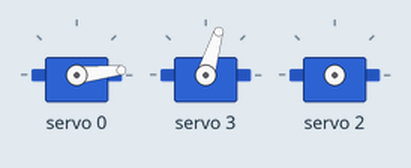
Bench run of a sketch on a simulated Arduino Uno, built with avr-gcc and run on an emulated ATmega328P. Parts: 3 × servo. What the sketch prints to the serial monitor is not drawn.

Above: at 1.28 s.
At 4.0 s:
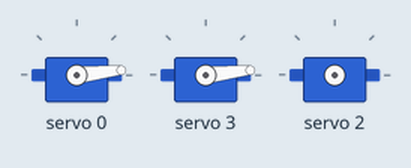
At 7.5 s:
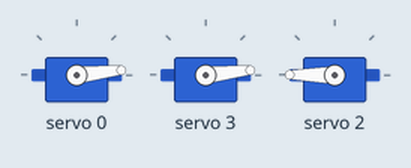
At 18.06 s:
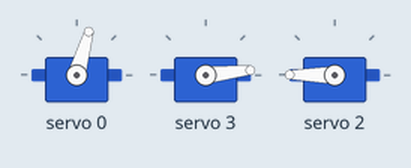
At 26.7 s:
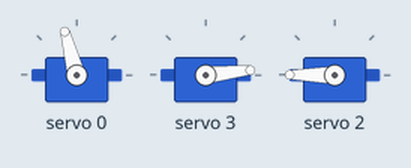
At 39.1 s:
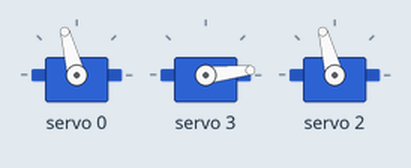
Timing chart, 0 to 40.0 s (numbered marks = the images above):
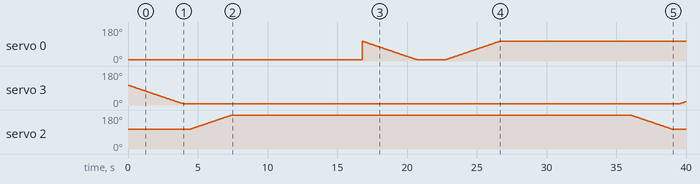

The sketch:

arduino_2.ino
```cpp
#include <Wire.h>
#include <Adafruit_PWMServoDriver.h>

#define SERVOMIN  150 // this is the 'minimum' pulse length count (out of 4096)
#define SERVOMAX  650 // this is the 'maximum' pulse length count (out of 4096)

int pos = 0;

// YunServer server;
Adafruit_PWMServoDriver pwm = Adafruit_PWMServoDriver();
// YunClient client;

void setup() {
  //Bridge.begin();           // Let's activate the Yun Bridge...
  pwm.begin();
  pwm.setPWMFreq(60);       // Analog servos run at ~60 Hz updates
  // server.listenOnLocalhost();
  // server.begin();          // Let's acrivate the Yun server...
  pwm.setPWM(0, 0, 150);
  Serial.begin(9600);
}

void loop() {
  int map_nine = map(90,0,180,SERVOMIN,SERVOMAX);

  for (pos = map_nine; pos >= SERVOMIN; pos -= 1) { // goes from 0 degrees to 180 degrees
    // in steps of 1 degree
    // third
    pwm.setPWM(3, 0, pos);              // tell servo to go to position in variable 'pos'
    //Serial.print("-");
    delay(15);                       // waits 15ms for the servo to reach the position
  }
  Serial.println("3: " + pos);
  delay(500);

  for (pos = map_nine; pos <= SERVOMAX+(SERVOMAX-SERVOMIN); pos += 1) { // goes from 0 degrees to 180 degrees
    // in steps of 1 degree
    // second.write(pos);              // tell servo to go to position in variable 'pos'
    pwm.setPWM(2, 0, pos);
    //Serial.print("-");
    delay(15);                       // waits 15ms for the servo to reach the position
  }
  Serial.println("2: " + pos);
  delay(500);

  for (pos = map_nine; pos >= SERVOMIN; pos -= 1) { // goes from 0 degrees to 180 degrees
    // in steps of 1 degree
    //first.write(pos);              // tell servo to go to position in variable 'pos'
    pwm.setPWM(0, 0, pos);
    //Serial.print("-");
    delay(15);                       // waits 15ms for the servo to reach the position
  }
  Serial.println("1: "+pos);
  delay(2000);

//----------

  for (pos = SERVOMIN; pos <= map_nine; pos += 1) { // goes from 0 degrees to 180 degrees
    // in steps of 1 degree
    // first.write(pos);              // tell servo to go to position in variable 'pos'
    pwm.setPWM(0, 0, pos);
    //Serial.print("-");
    delay(15);                       // waits 15ms for the servo to reach the position
  }
  Serial.println("a: "+pos);
  delay(500);

    for (pos = SERVOMAX+(SERVOMAX-SERVOMIN); pos >= map_nine; pos -= 1) { // goes from 0 degrees to 180 degrees
    // in steps of 1 degree
    //second.write(pos);              // tell servo to go to position in variable 'pos'
    pwm.setPWM(2, 0, pos);
    //Serial.print("-");
    delay(15);                       // waits 15ms for the servo to reach the position
  }
  Serial.println("1: "+pos);
  delay(500);

  for (pos = SERVOMIN; pos <= map_nine; pos += 1) { // goes from 0 degrees to 180 degrees
    // in steps of 1 degree
    // third.write(pos);              // tell servo to go to position in variable 'pos'
    pwm.setPWM(3, 0, pos);
    //Serial.print("-");
    delay(15);                       // waits 15ms for the servo to reach the position
  }
  Serial.println("3: "+pos);
  delay(3000);
}
```

Measured:
- by itself, servo 2: rises from 105° to 180° in 2.9 s, then falls to 105° in 31.6 s
